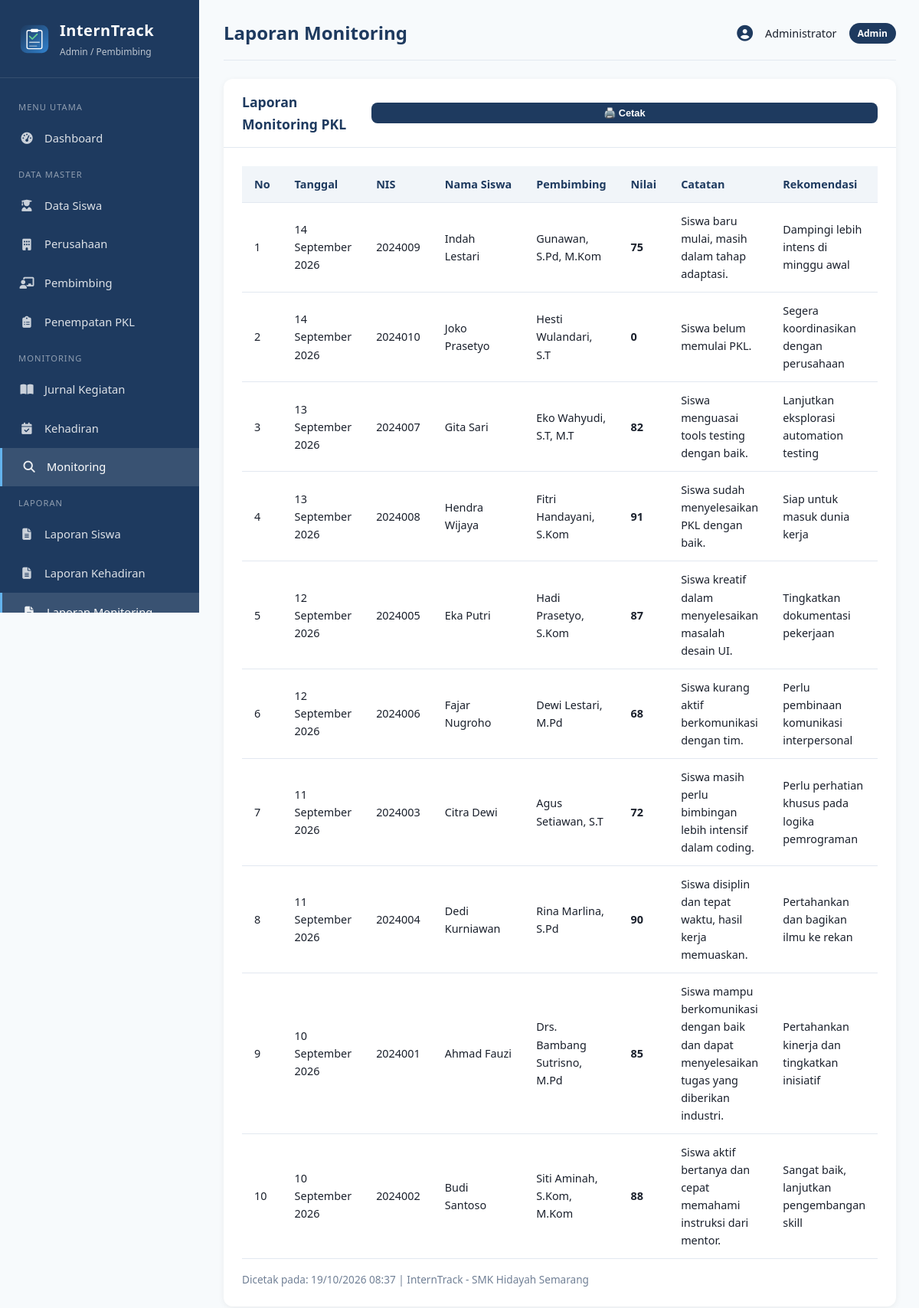
Page /laporan/monitoring.php (signed in) on the committed database.
### tables this page shows
CREATE TABLE monitoring (
    id INT AUTO_INCREMENT PRIMARY KEY,
    siswa_id INT NOT NULL,
    pembimbing_id INT NOT NULL,
    tanggal DATE NOT NULL,
    catatan TEXT,
    nilai INT CHECK (nilai BETWEEN 0 AND 100),
    rekomendasi TEXT,
    created_at TIMESTAMP DEFAULT CURRENT_TIMESTAMP,
    FOREIGN KEY (siswa_id) REFERENCES siswa(id) ON DELETE CASCADE,
    FOREIGN KEY (pembimbing_id) REFERENCES pembimbing(id) ON DELETE CASCADE
);

CREATE TABLE siswa (
    id INT AUTO_INCREMENT PRIMARY KEY,
    user_id INT NULL,
    nis VARCHAR(20) NOT NULL UNIQUE,
    nama VARCHAR(100) NOT NULL,
    kelas VARCHAR(20) NOT NULL,
    jurusan VARCHAR(50) NOT NULL,
    no_hp VARCHAR(15),
    alamat TEXT,
    created_at TIMESTAMP DEFAULT CURRENT_TIMESTAMP,
    FOREIGN KEY (user_id) REFERENCES users(id) ON DELETE SET NULL
);

CREATE TABLE pembimbing (
    id INT AUTO_INCREMENT PRIMARY KEY,
    user_id INT NULL,
    nip VARCHAR(30) UNIQUE,
    nama VARCHAR(100) NOT NULL,
    no_hp VARCHAR(15),
    email VARCHAR(100),
    created_at TIMESTAMP DEFAULT CURRENT_TIMESTAMP,
    FOREIGN KEY (user_id) REFERENCES users(id) ON DELETE SET NULL
);

### includes/functions.php (called while the page is built, shortened)
<?php
function e($str) {
    return htmlspecialchars($str ?? '', ENT_QUOTES, 'UTF-8');
}
function formatTanggal($tanggal) {
    $bulan = [
        1 => 'Januari', 'Februari', 'Maret', 'April', 'Mei', 'Juni',
        'Juli', 'Agustus', 'September', 'Oktober', 'November', 'Desember'
    ];
    $t = strtotime($tanggal);
    return date('d', $t) . ' ' . $bulan[(int)date('n', $t)] . ' ' . date('Y', $t);
}
?>

### laporan/monitoring.php (the view, shortened to what this page needs)
<?php
require_once __DIR__ . '/../includes/header_admin.php';
?>
<div class="card">
    <div class="card-header">
        <h3>Laporan Monitoring PKL</h3>
        <button onclick="window.print()" class="btn btn-sm btn-primary">🖨️ Cetak</button>
    </div>
    <div class="card-body table-responsive">
        <table>
            <thead>
                <tr>
                    <th>No</th>
                    <th>Tanggal</th>
                    <th>NIS</th>
                    <th>Nama Siswa</th>
                    <th>Pembimbing</th>
                    <th>Nilai</th>
                    <th>Catatan</th>
                    <th>Rekomendasi</th>
                </tr>
            </thead>
            <tbody>
            <?php
            $res = $conn->query("
                SELECT m.*, s.nis, s.nama as nama_siswa, pb.nama as nama_pembimbing
                FROM monitoring m
                JOIN siswa s ON m.siswa_id = s.id
                JOIN pembimbing pb ON m.pembimbing_id = pb.id
                ORDER BY m.tanggal DESC
            ");
            $no = 1;
            while ($r = $res->fetch_assoc()):
            ?>
                <tr>
                    <td><?= $no++ ?></td>
                    <td><?= formatTanggal($r['tanggal']) ?></td>
                    <td><?= e($r['nis']) ?></td>
                    <td><?= e($r['nama_siswa']) ?></td>
                    <td><?= e($r['nama_pembimbing']) ?></td>
                    <td><strong><?= $r['nilai'] ?></strong></td>
                    <td><?= e($r['catatan']) ?></td>
                    <td><?= e($r['rekomendasi']) ?></td>
                </tr>
            <?php endwhile; ?>
            </tbody>
        </table>
        <p style="margin-top:1rem;font-size:0.85rem;color:#718096">
            Dicetak pada: <?= date('d/m/Y H:i') ?> | InternTrack - SMK Hidayah Semarang
        </p>
    </div>
</div>
<?php require_once __DIR__ . '/../includes/footer.php'; ?>

### assets/css/style.css (style rules this page uses)
:root { --primary: #1e3a5f; --primary-light: #2c5282; --accent: #3182ce; --success: #38a169; --warning: #d69e2e; --danger: #e53e3e; --info: #3182ce; --bg: #f7fafc; --card: #ffffff; --text: #1a202c; --text-muted: #718096; --border: #e2e8f0; --sidebar-width: 260px; }
* { margin: 0; padding: 0; box-sizing: border-box; }
body { font-family: 'Segoe UI', Tahoma, Geneva, Verdana, sans-serif; background: var(--bg); color: var(--text); line-height: 1.6; }
.btn { display: inline-block; padding: 0.7rem 1.5rem; border: none; border-radius: 8px; font-size: 0.95rem; font-weight: 600; cursor: pointer; transition: all 0.2s; }
.btn-primary { background: var(--primary); color: white; width: 100%; }
.btn-sm { padding: 0.35rem 0.75rem; font-size: 0.8rem; }
.card { background: var(--card); border-radius: 12px; box-shadow: 0 2px 8px rgba(0,0,0,0.06); margin-bottom: 1.5rem; }
.card-header { padding: 1rem 1.5rem; border-bottom: 1px solid var(--border); display: flex; justify-content: space-between; align-items: center; }
.card-header h3 { font-size: 1.1rem; color: var(--primary); }
.card-body { padding: 1.5rem; }
.table-responsive { overflow-x: auto; }
table { width: 100%; border-collapse: collapse; }
table th, table td { padding: 0.75rem 1rem; text-align: left; border-bottom: 1px solid var(--border); font-size: 0.9rem; }
table th { background: #f1f5f9; font-weight: 600; color: var(--primary); white-space: nowrap; }

### rows in the picture
monitoring: tanggal "14 September 2026", siswa.nis "2024009", siswa.nama "Indah Lestari", pembimbing.nama "Gunawan, S.Pd, M.Kom", nilai "75", catatan "Siswa baru mulai, masih dalam tahap adaptasi.", rekomendasi "Dampingi lebih intens di minggu awal"
monitoring: tanggal "14 September 2026", siswa.nis "2024010", siswa.nama "Joko Prasetyo", pembimbing.nama "Hesti Wulandari, S.T", nilai "0", catatan "Siswa belum memulai PKL.", rekomendasi "Segera koordinasikan dengan perusahaan"
monitoring: tanggal "13 September 2026", siswa.nis "2024007", siswa.nama "Gita Sari", pembimbing.nama "Eko Wahyudi, S.T, M.T", nilai "82", catatan "Siswa menguasai tools testing dengan baik.", rekomendasi "Lanjutkan eksplorasi automation testing"
monitoring: tanggal "13 September 2026", siswa.nis "2024008", siswa.nama "Hendra Wijaya", pembimbing.nama "Fitri Handayani, S.Kom", nilai "91", catatan "Siswa sudah menyelesaikan PKL dengan baik.", rekomendasi "Siap untuk masuk dunia kerja"
monitoring: tanggal "12 September 2026", siswa.nis "2024005", siswa.nama "Eka Putri", pembimbing.nama "Hadi Prasetyo, S.Kom", nilai "87", catatan "Siswa kreatif dalam menyelesaikan masalah desain UI.", rekomendasi "Tingkatkan dokumentasi pekerjaan"
monitoring: tanggal "12 September 2026", siswa.nis "2024006", siswa.nama "Fajar Nugroho", pembimbing.nama "Dewi Lestari, M.Pd", nilai "68", catatan "Siswa kurang aktif berkomunikasi dengan tim.", rekomendasi "Perlu pembinaan komunikasi interpersonal"
monitoring: tanggal "11 September 2026", siswa.nis "2024003", siswa.nama "Citra Dewi", pembimbing.nama "Agus Setiawan, S.T", nilai "72", catatan "Siswa masih perlu bimbingan lebih intensif dalam coding.", rekomendasi "Perlu perhatian khusus pada logika pemrograman"
monitoring: tanggal "11 September 2026", siswa.nis "2024004", siswa.nama "Dedi Kurniawan", pembimbing.nama "Rina Marlina, S.Pd", nilai "90", catatan "Siswa disiplin dan tepat waktu, hasil kerja memuaskan.", rekomendasi "Pertahankan dan bagikan ilmu ke rekan"
monitoring: tanggal "10 September 2026", siswa.nis "2024001", siswa.nama "Ahmad Fauzi", pembimbing.nama "Drs. Bambang Sutrisno, M.Pd", nilai "85", catatan "Siswa mampu berkomunikasi dengan baik dan dapat menyelesaikan tugas yang diberikan industri.", rekomendasi "Pertahankan kinerja dan tingkatkan inisiatif"
monitoring: tanggal "10 September 2026", siswa.nis "2024002", siswa.nama "Budi Santoso", pembimbing.nama "Siti Aminah, S.Kom, M.Kom", nilai "88", catatan "Siswa aktif bertanya dan cepat memahami instruksi dari mentor.", rekomendasi "Sangat baik, lanjutkan pengembangan skill"

### other values in the picture
$page_title "Laporan Monitoring"
$_SESSION['nama'] "Administrator"
